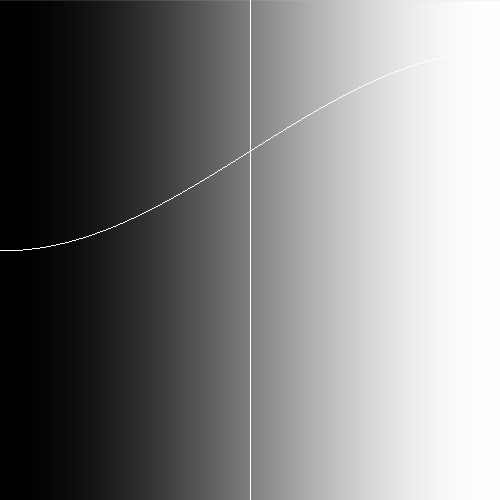
Frame 1 (no input)
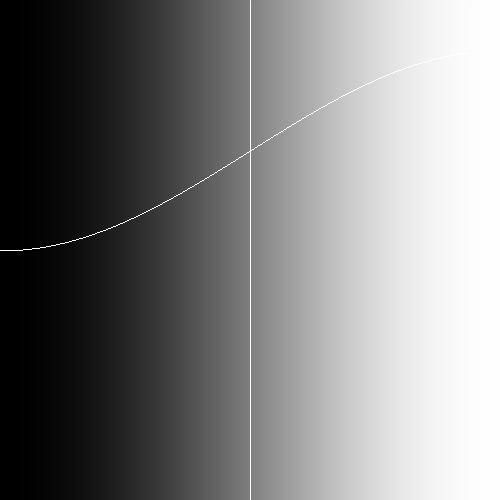
Frame 60 (the mouse pressed at the canvas centre just before this capture)
Frame 120 (the mouse held since frame 60 and released just before this capture): identical to frame 60, image omitted

The Processing sketch that drew these frames (run headless with seeded random() and noise(); from frame 60 on, the mouse is pressed at the canvas centre):

// Processing sketch: Sine
// ── Sine.pde
float spread1;
float spread2;
float scale;
float center;
float power1, power2;

void setup() {
  size(500, 500);
  scale = 200;
  spread1 = 500;
  spread2 = 200;
  center = 500;
  power1 = 2;
  power2 = 1;
}

void draw() {
  
  for(int i = 0 ; i < width ; i++){
    noSmooth();
//    stroke(color(255*probabilitySine(i, center, spread1, power1, spread2, power2)));
    stroke(color(255*probabilitySine(i, width, width, 2)));

    line(i,0,i,height);
  }
  makeGraph();
  //  center++;
  //  println(offset);
  stroke(255);
  //  line(0,height/2,width,height/2);
  line(width/2, 0, width/2, height);
  
}

void keyPressed(){
  switch(key){
   
    case '-':
      power1 -= .1;
      if (power1 < 0 ) power1 = 0;
      println("power1: " + power1);
    break;
    case '=':
      power1+=.1;
    break;
    case '[':
      power2 -= .1;
      if (power2 < 0 ) power2 = 0;
      println("power2: " + power2);
    break;
    case ']':
      power2+=.1;
    break;
  }
}

float probabilitySine(float _x, float _center, float _width1, float _power1, float _width2, float _power2){
  if (_x >= _center - _width1 && _x < _center) {
    return  pow(sin(2*PI*(.25*(_x - _center + _width1)/_width1)), _power1);
    } else if ( _x >= _center && _x <= _center + _width2) {
    return  pow(sin(2*PI*(.25*(_x - _center)/_width2) + (PI/2)), _power2);
    } else {
      return 0;
    }
}

float probabilitySine(float _x, float _center, float _width, float _power){
  if (_x >= _center - _width && _x < _center) {
    return  pow(sin(2*PI*(.25*(_x - _center + _width)/_width)), _power);
    } else if ( _x >= _center && _x <= _center + _width) {
    return  pow(sin(2*PI*(.25*(_x - _center)/_width) + (PI/2)), _power);
    } else {
      return 0;
    }
}

void makeGraph() {
  loadPixels();
  int y;
  int x = 0;
  int sin_val = 0 ;
  int p_sin;
  for (int i = 0; i < width; i++) {
    if (i >= center - spread1 && i < center) {
      sin_val = int(scale * pow(sin(2*PI*(.25*(i - center + spread1)/spread1)), power1));
    } else if ( i >= center && i <= center + spread2) {
      sin_val = int(scale * pow(sin(2*PI*(.25*(i - center)/spread2) + (PI/2)), power2));
    }
    x=i;

    if (sin_val <= 0) {
      y = (height/2);
    } else {
      y = ((height/2)-sin_val);
    }

    pixels[y*width+x] = color(255);
  }
  updatePixels();
}
